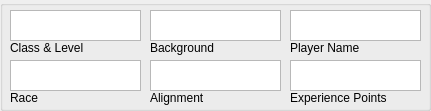
   <widget class="QGroupBox" name="grpMisc">
    <property name="geometry">
     <rect>
      <x>330</x>
      <y>10</y>
      <width>431</width>
      <height>111</height>
     </rect>
    </property>
    <property name="title">
     <string/>
    </property>
    <widget class="QPlainTextEdit" name="txtExp">
     <property name="geometry">
      <rect>
       <x>290</x>
       <y>60</y>
       <width>131</width>
       <height>31</height>
      </rect>
     </property>
    </widget>
    <widget class="QLabel" name="label_23">
     <property name="geometry">
      <rect>
       <x>10</x>
       <y>90</y>
       <width>81</width>
       <height>16</height>
      </rect>
     </property>
     <property name="text">
      <string>Race</string>
     </property>
    </widget>
    <widget class="QLabel" name="label_2">
     <property name="geometry">
      <rect>
       <x>10</x>
       <y>40</y>
       <width>81</width>
       <height>16</height>
      </rect>
     </property>
     <property name="text">
      <string>Class &amp; Level</string>
     </property>
    </widget>
    <widget class="QLabel" name="label_24">
     <property name="geometry">
      <rect>
       <x>150</x>
       <y>90</y>
       <width>81</width>
       <height>16</height>
      </rect>
     </property>
     <property name="text">
      <string>Alignment</string>
     </property>
    </widget>
    <widget class="QPlainTextEdit" name="txtAlign">
     <property name="geometry">
      <rect>
       <x>150</x>
       <y>60</y>
       <width>131</width>
       <height>31</height>
      </rect>
     </property>
    </widget>
    <widget class="QLabel" name="label_25">
     <property name="geometry">
      <rect>
       <x>290</x>
       <y>90</y>
       <width>101</width>
       <height>16</height>
      </rect>
     </property>
     <property name="text">
      <string>Experience Points</string>
     </property>
    </widget>
    <widget class="QPlainTextEdit" name="txtBackground">
     <property name="geometry">
      <rect>
       <x>150</x>
       <y>10</y>
       <width>131</width>
       <height>31</height>
      </rect>
     </property>
    </widget>
    <widget class="QLabel" name="label_3">
     <property name="geometry">
      <rect>
       <x>150</x>
       <y>40</y>
       <width>81</width>
       <height>16</height>
      </rect>
     </property>
     <property name="text">
      <string>Background</string>
     </property>
    </widget>
    <widget class="QLabel" name="label_4">
     <property name="geometry">
      <rect>
       <x>290</x>
       <y>40</y>
       <width>81</width>
       <height>16</height>
      </rect>
     </property>
     <property name="text">
      <string>Player Name</string>
     </property>
    </widget>
    <widget class="QPlainTextEdit" name="txtClass">
     <property name="geometry">
      <rect>
       <x>10</x>
       <y>10</y>
       <width>131</width>
       <height>31</height>
      </rect>
     </property>
    </widget>
    <widget class="QPlainTextEdit" name="txtPlayer">
     <property name="geometry">
      <rect>
       <x>290</x>
       <y>10</y>
       <width>131</width>
       <height>31</height>
      </rect>
     </property>
    </widget>
    <widget class="QPlainTextEdit" name="txtRace">
     <property name="geometry">
      <rect>
       <x>10</x>
       <y>60</y>
       <width>131</width>
       <height>31</height>
      </rect>
     </property>
    </widget>
   </widget>
